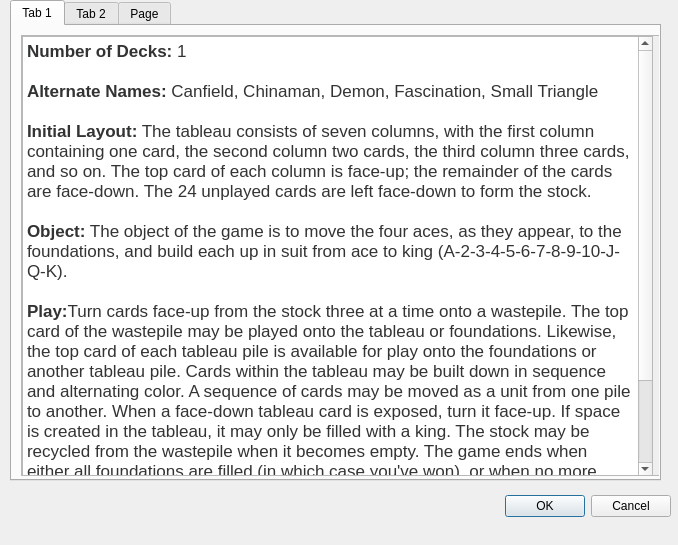
<?xml version="1.0" encoding="UTF-8"?>
<ui version="4.0">
 <class>help</class>
 <widget class="QDialog" name="help">
  <property name="geometry">
   <rect>
    <x>0</x>
    <y>0</y>
    <width>678</width>
    <height>545</height>
   </rect>
  </property>
  <property name="windowTitle">
   <string>Dialog</string>
  </property>
  <widget class="QDialogButtonBox" name="buttonBox">
   <property name="geometry">
    <rect>
     <x>330</x>
     <y>490</y>
     <width>341</width>
     <height>32</height>
    </rect>
   </property>
   <property name="orientation">
    <enum>Qt::Horizontal</enum>
   </property>
   <property name="standardButtons">
    <set>QDialogButtonBox::Cancel|QDialogButtonBox::Ok</set>
   </property>
  </widget>
  <widget class="QTabWidget" name="tabWidget">
   <property name="geometry">
    <rect>
     <x>10</x>
     <y>0</y>
     <width>651</width>
     <height>481</height>
    </rect>
   </property>
   <property name="currentIndex">
    <number>0</number>
   </property>
   <widget class="QWidget" name="tab">
    <attribute name="title">
     <string>Tab 1</string>
    </attribute>
    <widget class="QScrollArea" name="scrollArea">
     <property name="geometry">
      <rect>
       <x>9</x>
       <y>9</y>
       <width>641</width>
       <height>441</height>
      </rect>
     </property>
     <property name="widgetResizable">
      <bool>true</bool>
     </property>
     <widget class="QWidget" name="scrollAreaWidgetContents">
      <property name="geometry">
       <rect>
        <x>0</x>
        <y>0</y>
        <width>639</width>
        <height>439</height>
       </rect>
      </property>
      <widget class="QTextBrowser" name="textBrowser">
       <property name="geometry">
        <rect>
         <x>0</x>
         <y>0</y>
         <width>631</width>
         <height>441</height>
        </rect>
       </property>
       <property name="html">
        <string>&lt;!DOCTYPE HTML PUBLIC &quot;-//W3C//DTD HTML 4.0//EN&quot; &quot;http://www.w3.org/TR/REC-html40/strict.dtd&quot;&gt;
&lt;html&gt;&lt;head&gt;&lt;meta name=&quot;qrichtext&quot; content=&quot;1&quot; /&gt;&lt;style type=&quot;text/css&quot;&gt;
p, li { white-space: pre-wrap; }
&lt;/style&gt;&lt;/head&gt;&lt;body style=&quot; font-family:'MS Shell Dlg 2'; font-size:7.8pt; font-weight:400; font-style:normal;&quot;&gt;
&lt;p style=&quot; margin-top:0px; margin-bottom:0px; margin-left:0px; margin-right:0px; -qt-block-indent:0; text-indent:0px;&quot;&gt;&lt;span style=&quot; font-family:'Lucida Grande'; font-size:13pt; font-weight:600; color:#323333;&quot;&gt;Number of Decks:&lt;/span&gt;&lt;span style=&quot; font-family:'Lucida Grande'; font-size:13pt; color:#323333;&quot;&gt; 1&lt;/span&gt;&lt;/p&gt;
&lt;p style=&quot;-qt-paragraph-type:empty; margin-top:0px; margin-bottom:0px; margin-left:0px; margin-right:0px; -qt-block-indent:0; text-indent:0px; font-family:'Lucida Grande'; font-size:13pt; color:#323333;&quot;&gt;&lt;br /&gt;&lt;/p&gt;
&lt;p style=&quot; margin-top:0px; margin-bottom:0px; margin-left:0px; margin-right:0px; -qt-block-indent:0; text-indent:0px;&quot;&gt;&lt;span style=&quot; font-family:'Lucida Grande'; font-size:13pt; font-weight:600; color:#323333;&quot;&gt;Alternate Names:&lt;/span&gt;&lt;span style=&quot; font-family:'Lucida Grande'; font-size:13pt; color:#323333;&quot;&gt; Canfield, Chinaman, Demon, Fascination, Small Triangle&lt;/span&gt;&lt;/p&gt;
&lt;p style=&quot;-qt-paragraph-type:empty; margin-top:0px; margin-bottom:0px; margin-left:0px; margin-right:0px; -qt-block-indent:0; text-indent:0px; font-family:'Lucida Grande'; font-size:13pt; color:#323333;&quot;&gt;&lt;br /&gt;&lt;/p&gt;
&lt;p style=&quot; margin-top:0px; margin-bottom:0px; margin-left:0px; margin-right:0px; -qt-block-indent:0; text-indent:0px;&quot;&gt;&lt;span style=&quot; font-family:'Lucida Grande'; font-size:13pt; font-weight:600; color:#323333;&quot;&gt;Initial Layout:&lt;/span&gt;&lt;span style=&quot; font-family:'Lucida Grande'; font-size:13pt; color:#323333;&quot;&gt; The tableau consists of seven columns, with the first column containing one card, the second column two cards, the third column three cards, and so on. The top card of each column is face-up; the remainder of the cards are face-down. The 24 unplayed cards are left face-down to form the stock.&lt;/span&gt;&lt;/p&gt;
&lt;p style=&quot;-qt-paragraph-type:empty; margin-top:0px; margin-bottom:0px; margin-left:0px; margin-right:0px; -qt-block-indent:0; text-indent:0px; font-family:'Lucida Grande'; font-size:13pt; color:#323333;&quot;&gt;&lt;br /&gt;&lt;/p&gt;
&lt;p style=&quot; margin-top:0px; margin-bottom:0px; margin-left:0px; margin-right:0px; -qt-block-indent:0; text-indent:0px;&quot;&gt;&lt;span style=&quot; font-family:'Lucida Grande'; font-size:13pt; font-weight:600; color:#323333;&quot;&gt;Object:&lt;/span&gt;&lt;span style=&quot; font-family:'Lucida Grande'; font-size:13pt; color:#323333;&quot;&gt; The object of the game is to move the four aces, as they appear, to the foundations, and build each up in suit from ace to king (A-2-3-4-5-6-7-8-9-10-J-Q-K).&lt;/span&gt;&lt;/p&gt;
&lt;p style=&quot;-qt-paragraph-type:empty; margin-top:0px; margin-bottom:0px; margin-left:0px; margin-right:0px; -qt-block-indent:0; text-indent:0px; font-family:'Lucida Grande'; font-size:13pt; color:#323333;&quot;&gt;&lt;br /&gt;&lt;/p&gt;
&lt;p style=&quot; margin-top:0px; margin-bottom:0px; margin-left:0px; margin-right:0px; -qt-block-indent:0; text-indent:0px;&quot;&gt;&lt;span style=&quot; font-family:'Lucida Grande'; font-size:13pt; font-weight:600; color:#323333;&quot;&gt;Play:&lt;/span&gt;&lt;span style=&quot; font-family:'Lucida Grande'; font-size:13pt; color:#323333;&quot;&gt;Turn cards face-up from the stock three at a time onto a wastepile. The top card of the wastepile may be played onto the tableau or foundations. Likewise, the top card of each tableau pile is available for play onto the foundations or another tableau pile. Cards within the tableau may be built down in sequence and alternating color. A sequence of cards may be moved as a unit from one pile to another. When a face-down tableau card is exposed, turn it face-up. If space is created in the tableau, it may only be filled with a king. The stock may be recycled from the wastepile when it becomes empty. The game ends when either all foundations are filled (in which case you've won), or when no more moves are possible (or when the only possible move is to recycle the stock). In this case, you've lost.&lt;/span&gt;&lt;/p&gt;
&lt;p style=&quot; margin-top:0px; margin-bottom:0px; margin-left:0px; margin-right:0px; -qt-block-indent:0; text-indent:0px;&quot;&gt;&lt;span style=&quot; font-family:'Lucida Grande'; font-size:13pt; color:#323333;&quot;&gt;A slightly easier version of the game allows you to pull cards from the stock one at a time (rather than three at a time). In some versions of the game, this also limits the number of redeals you're allowed (usually to two). &lt;/span&gt;&lt;/p&gt;&lt;/body&gt;&lt;/html&gt;</string>
       </property>
      </widget>
     </widget>
    </widget>
   </widget>
   <widget class="QWidget" name="tab_2">
    <attribute name="title">
     <string>Tab 2</string>
    </attribute>
    <widget class="QScrollArea" name="scrollArea_2">
     <property name="geometry">
      <rect>
       <x>9</x>
       <y>9</y>
       <width>631</width>
       <height>441</height>
      </rect>
     </property>
     <property name="widgetResizable">
      <bool>true</bool>
     </property>
     <widget class="QWidget" name="scrollAreaWidgetContents_2">
      <property name="geometry">
       <rect>
        <x>0</x>
        <y>0</y>
        <width>629</width>
        <height>439</height>
       </rect>
      </property>
      <widget class="QTextBrowser" name="textBrowser_2">
       <property name="geometry">
        <rect>
         <x>0</x>
         <y>0</y>
         <width>631</width>
         <height>441</height>
        </rect>
       </property>
       <property name="html">
        <string>&lt;!DOCTYPE HTML PUBLIC &quot;-//W3C//DTD HTML 4.0//EN&quot; &quot;http://www.w3.org/TR/REC-html40/strict.dtd&quot;&gt;
&lt;html&gt;&lt;head&gt;&lt;meta name=&quot;qrichtext&quot; content=&quot;1&quot; /&gt;&lt;style type=&quot;text/css&quot;&gt;
p, li { white-space: pre-wrap; }
&lt;/style&gt;&lt;/head&gt;&lt;body style=&quot; font-family:'MS Shell Dlg 2'; font-size:7.8pt; font-weight:400; font-style:normal;&quot;&gt;
&lt;p style=&quot; margin-top:0px; margin-bottom:0px; margin-left:0px; margin-right:0px; -qt-block-indent:0; text-indent:0px;&quot;&gt;&lt;span style=&quot; font-family:'Lucida Grande'; font-size:13pt; font-weight:600; color:#323333;&quot;&gt;Number of Decks:&lt;/span&gt;&lt;span style=&quot; font-family:'Lucida Grande'; font-size:13pt; color:#323333;&quot;&gt; 1&lt;/span&gt;&lt;/p&gt;
&lt;p style=&quot;-qt-paragraph-type:empty; margin-top:0px; margin-bottom:0px; margin-left:0px; margin-right:0px; -qt-block-indent:0; text-indent:0px; font-family:'Lucida Grande'; font-size:13pt; color:#323333;&quot;&gt;&lt;br /&gt;&lt;/p&gt;
&lt;p style=&quot; margin-top:0px; margin-bottom:0px; margin-left:0px; margin-right:0px; -qt-block-indent:0; text-indent:0px;&quot;&gt;&lt;span style=&quot; font-family:'Lucida Grande'; font-size:13pt; font-weight:600; color:#323333;&quot;&gt;Initial Layout:&lt;/span&gt;&lt;span style=&quot; font-family:'Lucida Grande'; font-size:13pt; color:#323333;&quot;&gt; Cards are dealt face-up into eight columns. The first four columns each contain seven cards, and the last four contain six cards each. Space is set aside for four foundation piles and four &amp;quot;free cells&amp;quot; -- holding stations where cards may be temporarily stored during play.&lt;/span&gt;&lt;/p&gt;
&lt;p style=&quot;-qt-paragraph-type:empty; margin-top:0px; margin-bottom:0px; margin-left:0px; margin-right:0px; -qt-block-indent:0; text-indent:0px; font-family:'Lucida Grande'; font-size:13pt; color:#323333;&quot;&gt;&lt;br /&gt;&lt;/p&gt;
&lt;p style=&quot; margin-top:0px; margin-bottom:0px; margin-left:0px; margin-right:0px; -qt-block-indent:0; text-indent:0px;&quot;&gt;&lt;span style=&quot; font-family:'Lucida Grande'; font-size:13pt; font-weight:600; color:#323333;&quot;&gt;Object:&lt;/span&gt;&lt;span style=&quot; font-family:'Lucida Grande'; font-size:13pt; color:#323333;&quot;&gt; The object of the game is to move the four aces, as they appear, to the foundations, and build each up in suit from ace to king (A-2-3-4-5-6-7-8-9-10-J-Q-K).&lt;/span&gt;&lt;/p&gt;
&lt;p style=&quot;-qt-paragraph-type:empty; margin-top:0px; margin-bottom:0px; margin-left:0px; margin-right:0px; -qt-block-indent:0; text-indent:0px; font-family:'Lucida Grande'; font-size:13pt; color:#323333;&quot;&gt;&lt;br /&gt;&lt;/p&gt;
&lt;p style=&quot; margin-top:0px; margin-bottom:0px; margin-left:0px; margin-right:0px; -qt-block-indent:0; text-indent:0px;&quot;&gt;&lt;span style=&quot; font-family:'Lucida Grande'; font-size:13pt; font-weight:600; color:#323333;&quot;&gt;Play:&lt;/span&gt;&lt;span style=&quot; font-family:'Lucida Grande'; font-size:13pt; color:#323333;&quot;&gt; Only the top (exposed) card of each tableau pile is available for play. It may be moved to a foundation pile, a free cell, or to another tableau pile. Within the tableau, cards are built down in sequence and alternating in color. Any card may be moved into space. Blocks of cards may not be moved unless the requisite number of free cells and/or tableau spaces are available to allow each card to be moved. If you fill all four foundation piles, you win. &lt;/span&gt;&lt;/p&gt;&lt;/body&gt;&lt;/html&gt;</string>
       </property>
      </widget>
     </widget>
    </widget>
   </widget>
   <widget class="QWidget" name="tab_3">
    <attribute name="title">
     <string>Page</string>
    </attribute>
    <widget class="QScrollArea" name="scrollArea_3">
     <property name="geometry">
      <rect>
       <x>10</x>
       <y>10</y>
       <width>631</width>
       <height>441</height>
      </rect>
     </property>
     <property name="widgetResizable">
      <bool>true</bool>
     </property>
     <widget class="QWidget" name="scrollAreaWidgetContents_3">
      <property name="geometry">
       <rect>
        <x>0</x>
        <y>0</y>
        <width>629</width>
        <height>439</height>
       </rect>
      </property>
      <widget class="QTextBrowser" name="textBrowser_3">
       <property name="geometry">
        <rect>
         <x>0</x>
         <y>0</y>
         <width>631</width>
         <height>431</height>
        </rect>
       </property>
       <property name="html">
        <string>&lt;!DOCTYPE HTML PUBLIC &quot;-//W3C//DTD HTML 4.0//EN&quot; &quot;http://www.w3.org/TR/REC-html40/strict.dtd&quot;&gt;
&lt;html&gt;&lt;head&gt;&lt;meta name=&quot;qrichtext&quot; content=&quot;1&quot; /&gt;&lt;style type=&quot;text/css&quot;&gt;
p, li { white-space: pre-wrap; }
&lt;/style&gt;&lt;/head&gt;&lt;body style=&quot; font-family:'MS Shell Dlg 2'; font-size:7.8pt; font-weight:400; font-style:normal;&quot;&gt;
&lt;p style=&quot; margin-top:0px; margin-bottom:0px; margin-left:0px; margin-right:0px; -qt-block-indent:0; text-indent:0px;&quot;&gt;&lt;span style=&quot; font-family:'Lucida Grande'; font-size:13pt; font-weight:600; color:#323333;&quot;&gt;Number of Decks:&lt;/span&gt;&lt;span style=&quot; font-family:'Lucida Grande'; font-size:13pt; color:#323333;&quot;&gt; 2&lt;/span&gt;&lt;/p&gt;
&lt;p style=&quot;-qt-paragraph-type:empty; margin-top:0px; margin-bottom:0px; margin-left:0px; margin-right:0px; -qt-block-indent:0; text-indent:0px; font-family:'Lucida Grande'; font-size:13pt; color:#323333;&quot;&gt;&lt;br /&gt;&lt;/p&gt;
&lt;p style=&quot; margin-top:0px; margin-bottom:0px; margin-left:0px; margin-right:0px; -qt-block-indent:0; text-indent:0px;&quot;&gt;&lt;span style=&quot; font-family:'Lucida Grande'; font-size:13pt; font-weight:600; color:#323333;&quot;&gt;Initial Layout:&lt;/span&gt;&lt;span style=&quot; font-family:'Lucida Grande'; font-size:13pt; color:#323333;&quot;&gt; The tableau consists of ten piles; the first four containing six cards each, and the last six containing five cards each. The top card of each pile is dealt face-up; the rest are dealt face-down. The remainder of the deck forms the stock.&lt;/span&gt;&lt;/p&gt;
&lt;p style=&quot;-qt-paragraph-type:empty; margin-top:0px; margin-bottom:0px; margin-left:0px; margin-right:0px; -qt-block-indent:0; text-indent:0px; font-family:'Lucida Grande'; font-size:13pt; color:#323333;&quot;&gt;&lt;br /&gt;&lt;/p&gt;
&lt;p style=&quot; margin-top:0px; margin-bottom:0px; margin-left:0px; margin-right:0px; -qt-block-indent:0; text-indent:0px;&quot;&gt;&lt;span style=&quot; font-family:'Lucida Grande'; font-size:13pt; font-weight:600; color:#323333;&quot;&gt;Object:&lt;/span&gt;&lt;span style=&quot; font-family:'Lucida Grande'; font-size:13pt; color:#323333;&quot;&gt; The object of the game is to build eight sequences in suit from king to ace (K-Q-J-10-9-8-7-6-5-4-3-2-A). Unlike many solitaires, the cards are not moved to foundations but are built entirely within the tableau. If you succeed in creating all eight groups, you win.&lt;/span&gt;&lt;/p&gt;
&lt;p style=&quot;-qt-paragraph-type:empty; margin-top:0px; margin-bottom:0px; margin-left:0px; margin-right:0px; -qt-block-indent:0; text-indent:0px; font-family:'Lucida Grande'; font-size:13pt; color:#323333;&quot;&gt;&lt;br /&gt;&lt;/p&gt;
&lt;p style=&quot; margin-top:0px; margin-bottom:0px; margin-left:0px; margin-right:0px; -qt-block-indent:0; text-indent:0px;&quot;&gt;&lt;span style=&quot; font-family:'Lucida Grande'; font-size:13pt; font-weight:600; color:#323333;&quot;&gt;Play:&lt;/span&gt;&lt;span style=&quot; font-family:'Lucida Grande'; font-size:13pt; color:#323333;&quot;&gt; The top card of each tableau pile is available for play. You may build down, regardless of suit. If cards are both in a suit and sequence, they may be moved as a block from one tableau pile to another. When a face-down card is exposed, turn it face-up. When space is created, it may be filled with any available card or build. When no more moves are possible, then deal another ten cards from the stock, one to each tableau pile. There is no redeal.&lt;/span&gt;&lt;/p&gt;&lt;/body&gt;&lt;/html&gt;</string>
       </property>
      </widget>
     </widget>
    </widget>
   </widget>
  </widget>
 </widget>
 <resources/>
 <connections>
  <connection>
   <sender>buttonBox</sender>
   <signal>accepted()</signal>
   <receiver>help</receiver>
   <slot>accept()</slot>
   <hints>
    <hint type="sourcelabel">
     <x>248</x>
     <y>254</y>
    </hint>
    <hint type="destinationlabel">
     <x>157</x>
     <y>274</y>
    </hint>
   </hints>
  </connection>
  <connection>
   <sender>buttonBox</sender>
   <signal>rejected()</signal>
   <receiver>help</receiver>
   <slot>reject()</slot>
   <hints>
    <hint type="sourcelabel">
     <x>316</x>
     <y>260</y>
    </hint>
    <hint type="destinationlabel">
     <x>286</x>
     <y>274</y>
    </hint>
   </hints>
  </connection>
 </connections>
</ui>
